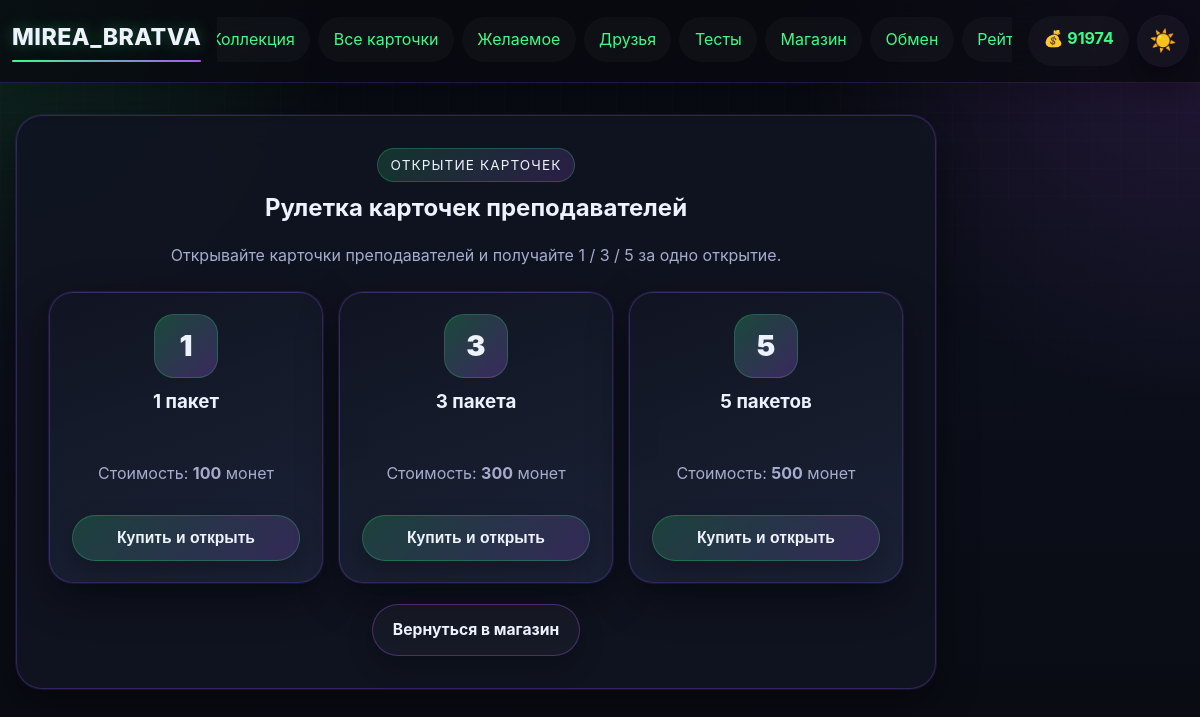
The app's page /open-pack (signed in) with its own data.
### app.py (models this page shows)
class User(UserMixin, db.Model):
    __tablename__ = 'user'
    id = db.Column(db.Integer, primary_key=True)
    username = db.Column(db.String(80), unique=True, nullable=False)
    email = db.Column(db.String(120), unique=True, nullable=False)
    password_hash = db.Column(db.String(200), nullable=False)
    coins = db.Column(db.Integer, default=100)
    profile_theme = db.Column(db.String(50), default='dark')
    avatar_frame = db.Column(db.String(50), default='none')
    bio = db.Column(db.Text, default='')
    owned_frames = db.Column(db.Text, default='[]')
    avatar_icon = db.Column(db.String(50), default='letter')
    created_at = db.Column(db.DateTime, default=datetime.utcnow)
    last_daily_bonus = db.Column(db.DateTime, default=None)

class ShopItem(db.Model):
    __tablename__ = 'shop_item'
    id = db.Column(db.Integer, primary_key=True)
    name = db.Column(db.String(100), nullable=False)
    type = db.Column(db.String(20), nullable=False)
    price = db.Column(db.Integer, nullable=False)
    description = db.Column(db.Text)
    image_url = db.Column(db.String(200))
    pack_rarity_chances = db.Column(db.String(200))

### app.py (the view, shortened to what this page needs)
@app.route('/open-pack', methods=['GET', 'POST'])
@login_required
def open_pack():
    item_id = request.args.get('item_id', type=int)
    selected_pack = None
    if item_id:
        selected_pack = ShopItem.query.filter(ShopItem.id == item_id, ShopItem.type.in_(['card_pack', 'card_roulette'])).first()
    if not selected_pack:
        selected_pack = ShopItem.query.filter_by(image_url='teacher-pack').first() or ShopItem.query.filter_by(type='card_pack').first_or_404()
    quantity_options = [1, 3, 5]
    return render_template('open_pack.html', card_pack=selected_pack, quantity_options=quantity_options)

### app.py (called while the page is built)
@login_manager.user_loader
def load_user(user_id):
    return db.session.get(User, int(user_id))

### templates/open_pack.html (shortened to what this page needs)
{% extends "base.html" %}
{% block content %}
<div class="pack-select-page">
    <section class="pack-opening-stage">
        <span class="eyebrow">Открытие карточек</span>
        <h1>Рулетка карточек преподавателей</h1>
        <p>Открывайте карточки преподавателей и получайте 1 / 3 / 5 за одно открытие.</p>
        <div class="pack-option-grid">
            {% for qty in quantity_options %}
            <form method="post" class="pack-option-card">
                <div class="pack-option-count">{{ qty }}</div>
                <h3>{{ qty }} {% if qty == 1 %}пакет{% elif qty < 5 %}пакета{% else %}пакетов{% endif %}</h3>
                <p>Стоимость: <strong>{{ card_pack.price * qty }}</strong> монет</p>
                <button type="submit" class="btn btn-pack">Купить и открыть</button>
            </form>
            {% endfor %}
        </div>
        <div class="pack-actions">
            <a href="{{ url_for('shop') }}" class="btn btn-secondary">Вернуться в магазин</a>
        </div>
    </section>
</div>
{% endblock %}

### templates/base.html (shortened to what this page needs)
<!DOCTYPE html>
<html lang="ru">
<head>
    <link rel="stylesheet" href="{{ url_for('static', filename='css/style.css') }}">
</head>
<body class="{% if current_user.is_authenticated and current_user.profile_theme == 'light' %}light-theme{% else %}dark-theme{% endif %}">
    <nav class="navbar">
        <div class="nav-container">
            <a class="nav-logo" href="{{ url_for('index') }}">MIREA_BRATVA</a>
            <div class="nav-main">
                <ul class="nav-menu">
                    {% if current_user.is_authenticated %}
                        <li><a href="{{ url_for('collection') }}">Коллекция</a></li>
                        <li><a href="{{ url_for('cards_catalog') }}">Все карточки</a></li>
                        <li><a href="{{ url_for('wishlist') }}">Желаемое</a></li>
                        <li><a href="{{ url_for('friends') }}">Друзья</a></li>
                        <li><a href="{{ url_for('quizzes') }}">Тесты</a></li>
                        <li><a href="{{ url_for('shop') }}">Магазин</a></li>
                        <li><a href="{{ url_for('exchange') }}">Обмен</a></li>
                        <li><a href="{{ url_for('rating') }}">Рейтинг</a></li>
                    {% else %}
                        <li><a href="{{ url_for('login') }}">Вход</a></li>
                        <li><a href="{{ url_for('register') }}">Регистрация</a></li>
                    {% endif %}
                </ul>
            </div>
            {% if current_user.is_authenticated %}
            <div class="nav-actions">
                <div class="coins">💰 {{ current_user.coins }}</div>
                <a class="theme-toggle nav-pill" href="{{ url_for('toggle_theme') }}" title="Переключить тему">
                    {% if current_user.profile_theme == 'light' %}🌙{% else %}☀️{% endif %}
                </a>
            </div>
            {% endif %}
        </div>
    </nav>
    <main class="container">
        {% block content %}{% endblock %}
    </main>
</body>
</html>

### records on screen
User: coins "91974"
ShopItem: card_pack.price*qty "100" "300" "500"

### other values on screen
{{ qty }} "1" "3" "5"
